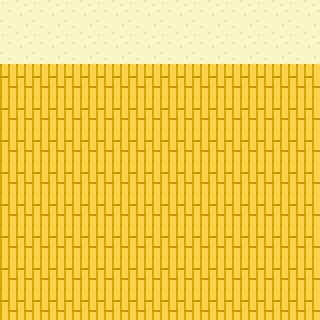

A level layout from a 2D game, rendered from its tile map. Below: a short description, then the map file with tile-grid data replaced by summaries:
An orthogonal 10x10 tile map with 32x32 px tiles, 1 tile layer (Tile Layer 2).

<map version="1.0" orientation="orthogonal" width="10" height="10" tilewidth="32" tileheight="32">
 <tileset firstgid="1" name="house_1_sheet_copy" tilewidth="32" tileheight="32">
  <image source="../Hub 1/Tileset/house_1_sheet.png" trans="ffffff" width="96" height="32" />
 </tileset>
 <layer name="Tile Layer 2" width="10" height="10">
  <data>[100 cells, 100 non-empty, 2 distinct tile ids]</data>
 </layer>
</map>
